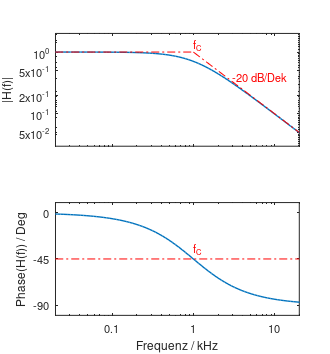
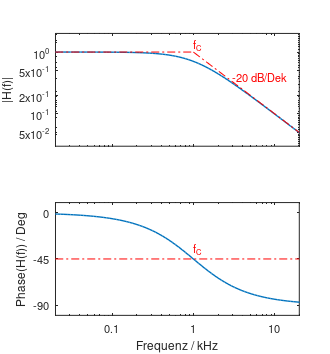
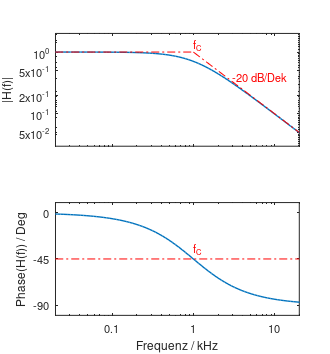

Here is the MATLAB script that generated these plots, in order:
%%%%%%%%%%%%%%%%%%%%%%%%%%%%%%%%%%%%%%%%%%%%%%%%%%%%%%%%%%%%%%%%%%%%%%%%%%
% Matlab-Script for Measurement Laboratory at Home
% RC Low-Pass Filter
% calculate response of RC circuit and plot bode diagram
% by Werner Hemmert, TUM, 18. Oct. 2016 - 16. Nov. 2020
%%%%%%%%%%%%%%%%%%%%%%%%%%%%%%%%%%%%%%%%%%%%%%%%%%%%%%%%%%%%%%%%%%%%%%%%%%
%%                          % ALWAYS start with clean workspace
close all;                  
clear all;
%%  Define figure size such that you can read the labels in a report/paper
figure                      % open figure 
fontSize=8;                 % define reasonable font size, not too small!
lw=1;                      % define linewidth, otherwise you get a hairline 
                       % which can get lost when you reduce the image size!
%% ======================= R/C Tiefpass ===================================

%---------------- Parameters: ALWAYS use SI units!! ----------------------
u1=1;                       % input voltage /V
R=10e6;                     % resistance /Ohm
C=16e-12;                   % capacity /F
f_c=1/(R*C*2*pi)            % R/C corner frequency /Hz

f=logspace(1,5,100);        % create frequency vector /Hz
u2=u1./(1+i*2*pi*f*R*C);    % calculate output voltage /V

%% --------------------------------- plot --------------------------------
a(1)=subplot(2,1,1);        % create plots for magnitude and phase 
loglog(f/1000,abs(u2),'LineWidth',lw);         % plot magnitude
%xlabel('Frequenz / kHz','FontSize',fontSize)  % omit x-label in upper plot
ylabel('|H(f)|','FontSize',fontSize)
axis([20/1000 20 3e-2 2])                      % define range x and y axes

%% ------------- some tricks for plotting --------------------------------
y_pos=[0.05 0.1 0.2 0.5 1];                   % position for y-axes labels
%  set(gca,'YtickLabel',y_pos,'FontSize',fontSize);
set(gca,'YTick',y_pos)
x_pos=[0.1 1 10];                             % position for x-axes labels
set(gca,'XtickLabel',[],'FontSize',fontSize);
set(gca,'XTick',x_pos)

H=line([0.01 f_c/1000],[1 1]);                % Bode limits: flat
set(H,'LineStyle','-.','Color','r')
H=line([f_c/1000 20],[1 0.05]);               % Bode limits: -6dB/oct
set(H,'LineStyle','-.','Color','r')
text(f_c/1000,1.3,'f_C','FontSize',fontSize,'Color','r'); % annotate
text(3,0.4,'-20 dB/Dek','FontSize',fontSize,'Color','r'); % annotate

%% --------------------------- plot phase --------------------------------
subplot(2,1,2);                               % plot phase below
semilogx(f/1000,angle(u2)*180/pi,'LineWidth',lw);
xlabel('Frequenz / kHz','FontSize',fontSize)
ylabel('Phase(H(f)) / Deg','FontSize',fontSize)
axis([20/1000 20 -100 10])                    % scale plot
y_pos=[-90 -45 0];                            % position for y-axes labels
set(gca,'YTick',y_pos)
%  set(gca,'YtickLabel',y_pos,'FontSize',fontSize);
x_pos=[0.1 1 10];                             % position for x-axes labels
set(gca,'XTick',x_pos)
x_pos=['0.1';' 1 ';' 10'];                    % define labels for x-axes
set(gca,'XtickLabel',x_pos,'FontSize',fontSize);
H=line([0.01 20],[-45 -45]);                  % Bode limits
set(H,'LineStyle','-.','Color','r')
text(f_c/1000,-35,'f_C','FontSize',fontSize,'Color','r'); % annotate

%%  Define figure size in original size 
%   then you can read the labels in the report/thesis/paper
set(gcf,'Units','Centimeters','Position',[0 0 8.4 9],'PaperPositionMode','auto')

print('rc_lp', '-depsc')                      % create scaleable figure
print('rc_lp', '-dtiff', '-r300')             % cretes pixel figure
print('rc_lp', '-dmeta')                      % windows only: emf
%%%%%%%%%%%%%%%%%%%%%%%%%%%%%%%%%%%%%%%%%%%%%%%%%%%%%%%%%%%%%%%%%%%%%%%%%%
% ---------------------------- D O N E -----------------------------------
%%%%%%%%%%%%%%%%%%%%%%%%%%%%%%%%%%%%%%%%%%%%%%%%%%%%%%%%%%%%%%%%%%%%%%%%%%
